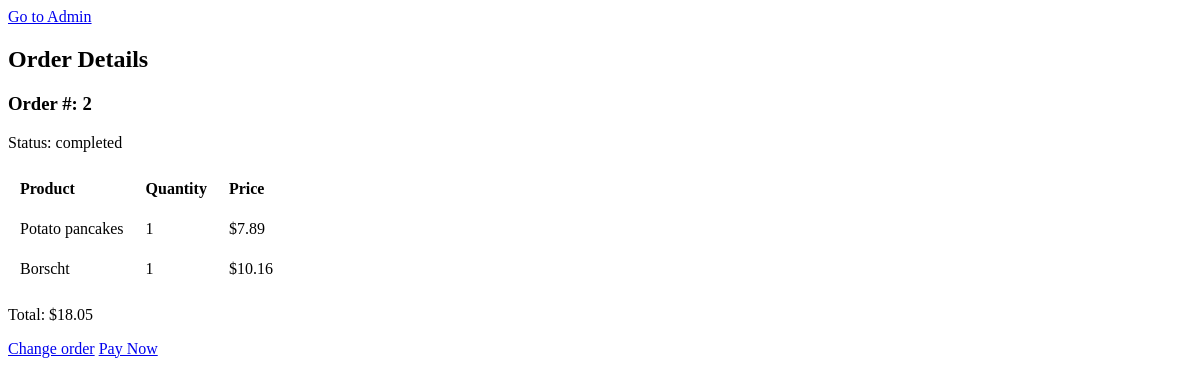
Screenshot of /order_details/2/ with the database file from the repository.
### ordering/models.py (models this page shows, shortened)
class Order(models.Model):
    STATUS_CHOICES = (
        ('pending', 'Pending'),
        ('active', 'Active'),
        ('completed', 'Completed'),
    )
    products = models.ManyToManyField(Product, through='OrderItem')
    status = models.CharField(max_length=10, choices=STATUS_CHOICES, default='pending')
    created_at = models.DateTimeField(auto_now_add=True)
    @property
    def total(self):
        return self.orderitem_set.aggregate(
            total=models.Sum(models.F('quantity') * models.F('product__price')))['total'] or 0

class OrderItem(models.Model):
    order = models.ForeignKey(Order, on_delete=models.CASCADE)
    product = models.ForeignKey(Product, on_delete=models.CASCADE)
    quantity = models.PositiveIntegerField()

class Product(models.Model):
    name = models.CharField(max_length=255)
    description = models.TextField()
    price = models.DecimalField(max_digits=10, decimal_places=2)

### ordering/views.py (the view)
# urls.py: path('order_details/<int:order_id>/', views.order_details, name='order_details'),
def order_details(request: HttpRequest, order_id: int):
    order = Order.objects.get(pk=order_id)
    return render(request, 'orders/order_details.html', {'order': order})

### templates/orders/order_details.html
{% extends 'orders/base.html' %}
{% block content %}
  <h2>Order Details</h2>
  <h3>Order #: {{ order.id }}</h3>
  <p>Status: {{ order.status }}</p>
  <table class="product-list">
    <thead>
      <tr>
        <th>Product</th>
        <th>Quantity</th>
        <th>Price</th>
      </tr>
    </thead>
    <tbody>
      {% for item in order.orderitem_set.all %}
        <tr>
          <td>{{ item.product.name }}</td>
          <td>{{ item.quantity }}</td>
          <td>${{ item.product.price }}</td>
        </tr>
      {% endfor %}
    </tbody>
  </table>
  <p>Total: ${{ order.total|floatformat:2 }}</p>
  <a href="{% url 'product_list' %}">Change order</a>
  <a href="{% url 'process_payment' %}">Pay Now</a>
{% endblock %}

### static/css/style.css (style rules this page uses)
.product-list th, .product-list td { padding: 10px; text-align: left; vertical-align: top; }
.product-list th { font-weight: bold; vertical-align: middle; }

### rows the page displays
Order: id "2", status "completed", total "18.05"
OrderItem: product.name "Potato pancakes", quantity "1", product.price "7.89"
OrderItem: product.name "Borscht", quantity "1", product.price "10.16"
